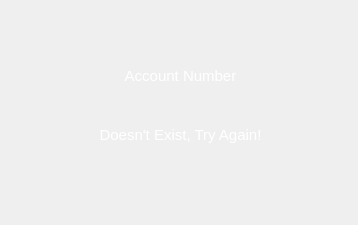
<?xml version="1.0" encoding="UTF-8"?>
<ui version="4.0">
 <class>admin_error2</class>
 <widget class="QWidget" name="admin_error2">
  <property name="geometry">
   <rect>
    <x>0</x>
    <y>0</y>
    <width>358</width>
    <height>225</height>
   </rect>
  </property>
  <property name="minimumSize">
   <size>
    <width>358</width>
    <height>225</height>
   </size>
  </property>
  <property name="maximumSize">
   <size>
    <width>358</width>
    <height>225</height>
   </size>
  </property>
  <property name="windowTitle">
   <string>Warning</string>
  </property>
  <property name="windowIcon">
   <iconset>
    <normaloff>icon.png</normaloff>icon.png</iconset>
  </property>
  <property name="styleSheet">
   <string notr="true">QWidget#admin_error2{
border-image: url(:images/gradient.png);
}</string>
  </property>
  <widget class="QWidget" name="verticalLayoutWidget">
   <property name="geometry">
    <rect>
     <x>20</x>
     <y>50</y>
     <width>321</width>
     <height>111</height>
    </rect>
   </property>
   <layout class="QVBoxLayout" name="verticalLayout">
    <item>
     <widget class="QLabel" name="label">
      <property name="font">
       <font>
        <pointsize>11</pointsize>
       </font>
      </property>
      <property name="text">
       <string>&lt;html&gt;&lt;head/&gt;&lt;body&gt;&lt;p&gt;&lt;span style=&quot; color:#ffffff;&quot;&gt;Account Number&lt;/span&gt;&lt;/p&gt;&lt;/body&gt;&lt;/html&gt;</string>
      </property>
      <property name="alignment">
       <set>Qt::AlignCenter</set>
      </property>
     </widget>
    </item>
    <item>
     <widget class="QLabel" name="label_2">
      <property name="font">
       <font>
        <pointsize>11</pointsize>
       </font>
      </property>
      <property name="text">
       <string>&lt;html&gt;&lt;head/&gt;&lt;body&gt;&lt;p&gt;&lt;span style=&quot; color:#ffffff;&quot;&gt;Doesn't Exist, Try Again!&lt;/span&gt;&lt;/p&gt;&lt;/body&gt;&lt;/html&gt;</string>
      </property>
      <property name="alignment">
       <set>Qt::AlignCenter</set>
      </property>
     </widget>
    </item>
   </layout>
  </widget>
 </widget>
 <resources>
  <include location="resource.qrc"/>
 </resources>
 <connections/>
</ui>
